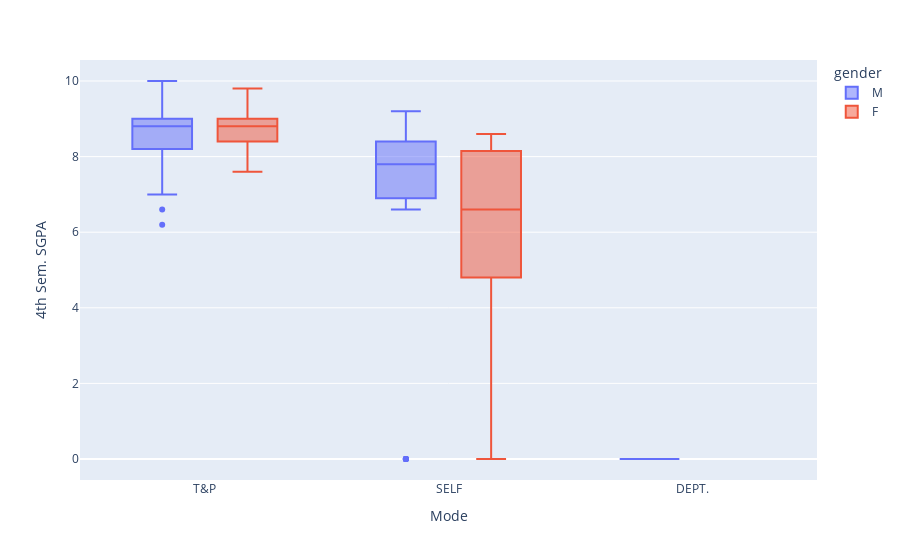

This figure's notebook cell:
### Code cell
px.box(df, x="Mode", color="gender", y=SGPA4)

### Figure 1 — Plotly figure (JSON) as saved in the notebook; plotly's stock layout.template omitted (floating-point values rounded to 4 significant figures)
{"data": [{"alignmentgroup": "True", "hovertemplate": "gender=M<br>Mode=%{x}<br>4th Sem. SGPA=%{y}<extra></extra>", "legendgroup": "M", "marker": {"color": "#636efa"}, "name": "M", "notched": false, "offsetgroup": "M", "orientation": "v", "showlegend": true, "type": "box", "x": [null, "T&P", "T&P", "SELF", "SELF", "SELF", null, "T&P", "SELF", "T&P", "DEPT.", "SELF", "T&P", "T&P", "SELF", "T&P", "SELF", "T&P", "T&P", "T&P", "SELF", "T&P", "T&P", "SELF", "SELF", "T&P", "SELF", null, "SELF", "T&P", "SELF", "SELF", "SELF", "T&P", "SELF", "SELF", "T&P", "T&P", "SELF", "T&P", "SELF", "T&P", "T&P", "SELF", "T&P", "SELF", "T&P", null, "T&P", "T&P", null, "SELF", "SELF", "T&P", "SELF", "T&P", "T&P", null, "T&P", "T&P", "T&P", "SELF", "T&P", "T&P", "SELF", "T&P", "T&P", null, "SELF", "T&P", "T&P", "SELF", "T&P", "T&P", null, null, "T&P", "T&P", null, "T&P", "SELF", "SELF", "T&P", "SELF", "T&P", "SELF", "SELF", "SELF", "T&P", "T&P", "SELF", "T&P", null, "T&P", "T&P", "T&P", "T&P", "T&P", "SELF", "T&P", "SELF"], "x0": " ", "xaxis": "x", "y": [0, 8.8, 8, 6.6, 7.2, 8.8, 0, 8.2, 7.8, 8.8, 0, 8.4, 8.4, 8.6, 0, 7, 7.8, 8.8, 8.8, 9.2, 7, 6.2, 9, 0, 7.8, 8.2, 8.2, 9, 8.4, 9, 7.6, 0, 8.4, 9.4, 8.2, 0, 8.6, 7.6, 8.8, 9.4, 7.2, 7, 9.6, 9.2, 6.6, 7.6, 7.8, 7.4, 8.8, 9.4, 7.8, 7.8, 8.8, 9.8, 0, 8.8, 9.4, 0, 8.8, 8.2, 9, 7.8, 8.4, 8.8, 0, 9.2, 8.6, 8.6, 8.8, 8.8, 9, 8.2, 7.8, 9.2, 8, 6.6, 9, 8.6, 8.8, 9, 8, 7.4, 8, 0, 9.2, 9.2, 8.4, 0, 8.6, 8.2, 7.4, 9, 8.8, 9, 8.8, 10, 9, 7.6, 8.4, 8.4, 7.2], "y0": " ", "yaxis": "y"}, {"alignmentgroup": "True", "hovertemplate": "gender=F<br>Mode=%{x}<br>4th Sem. SGPA=%{y}<extra></extra>", "legendgroup": "F", "marker": {"color": "#EF553B"}, "name": "F", "notched": false, "offsetgroup": "F", "orientation": "v", "showlegend": true, "type": "box", "x": [null, "T&P", "T&P", "T&P", "T&P", "T&P", "T&P", null, "T&P", "SELF", "SELF", "SELF", "SELF", "T&P", "T&P", "T&P", null, "T&P", "T&P", "T&P", "T&P", "T&P", "T&P", "T&P", null, "SELF", "T&P"], "x0": " ", "xaxis": "x", "y": [8.8, 8.4, 7.6, 9, 9.6, 8.8, 8.8, 0, 9, 8.6, 6.6, 0, 8, 8.4, 8.8, 8.4, 9.6, 9.2, 9.2, 8.8, 8.4, 8.6, 9, 8.2, 7.4, 6.4, 9.8], "y0": " ", "yaxis": "y"}], "layout": {"boxmode": "group", "legend": {"title": {"text": "gender"}, "tracegroupgap": 0}, "margin": {"t": 60}, "xaxis": {"anchor": "y", "domain": [0, 1], "title": {"text": "Mode"}}, "yaxis": {"anchor": "x", "domain": [0, 1], "title": {"text": "4th Sem. SGPA"}}}}
